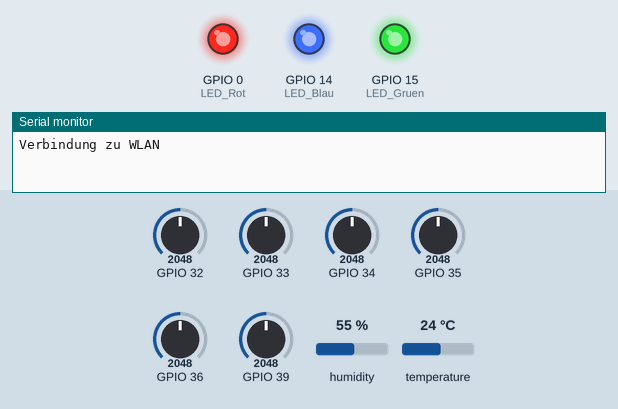
Recording of a sketch running on a simulated ESP32. Parts: output pins drawn as LEDs (lit = HIGH), the last lines printed to the serial monitor. The inputs (shaded band) are chosen by the test bench; at power-on: GPIO 32 = 2048, GPIO 33 = 2048, GPIO 34 = 2048, GPIO 35 = 2048, GPIO 36 = 2048, GPIO 39 = 2048, humidity 55 %, temperature 24 °C. WiFi joins after 1.5 s; servers stay silent unless stated; EEPROM starts erased.

Above: at 0.1 s.
At 1.9 s:
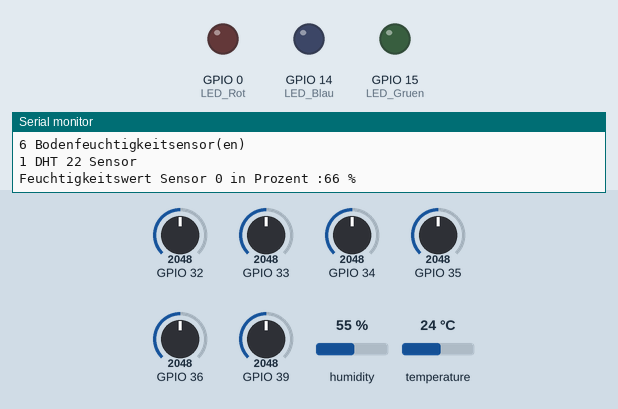
At 2.5 s:
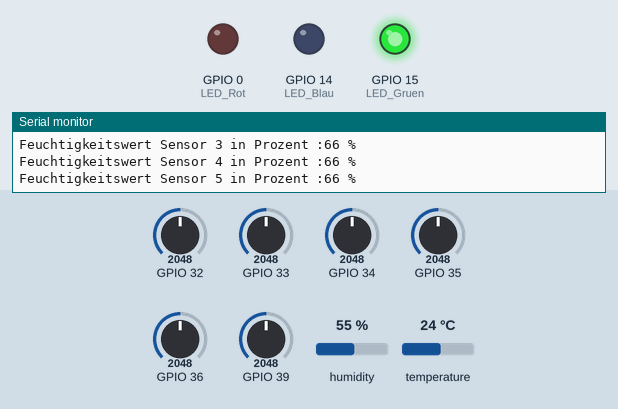
Timing chart, 0 to 4.0 s (numbered marks = the images above):
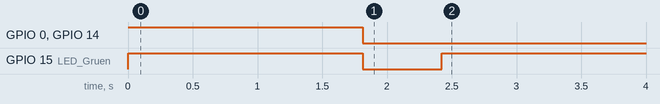

The sketch:

Pflanzenwaechter_Teil4.ino
```cpp
#include <driver/adc.h>
#include <WiFi.h>
#include <WiFiClient.h>
#include <BlynkSimpleEsp32.h>
#include "EEPROM.h"
#include <Preferences.h>
#include "DHT.h"    // REQUIRES the following Arduino libraries:
                    //- DHT Sensor Library: https://github.com/adafruit/DHT-sensor-library
                    //- Adafruit Unified Sensor Lib: https://github.com/adafruit/Adafruit_Sensor

// Portedefinierung RGB LED Modul
#define LED_Rot     0     // Rote LED
#define LED_Blau    14    // Blaue LED
#define LED_Gruen   15    // Gruene LED

// LED PWM Einstellungen
#define PWMfreq 5000  // 5 Khz Basisfrequenz für LED Anzeige
#define PWMledChannelA  0
#define PWMledChannelB  1
#define PWMledChannelC  2
#define PWMresolution  8 // 8 Bit Resolution für LED PWM

//Sonstige Definitionen
#define ADCAttenuation ADC_ATTEN_DB_11    //ADC_ATTEN_DB_11 = 0-3,6V  Dämpfung ADC (ADC Erweiterung
#define MoisureSens_Poll_Interval 300000   // Intervall zwischen zwei Bodenfeuchtemessungen in Millisekunden  -> alle 5 Minuten Datenpaket an Handy senden
#define DHT_Poll_Interval 5000           // Intervall zwischen zwei Temeperatur und Luftfreuchtemessungen in Millisekunden  -> alle 6 Minuten Datenpaket an Handy senden
#define MaxSensors 6                      // Maximale Anzahl an anschließbaren FeuchteSensoren
#define StartInit true
#define RunTime false
#define Sens_Calib true
#define Sens_NOTCalib false
#define EEPROM_SIZE 512                  // Größe des Internen EEPROMS

// Blynk APP Definitionen
#define BLYNK_GREEN     "#23C48E"
#define BLYNK_BLUE      "#04C0F8"
#define BLYNK_YELLOW    "#ED9D00"
#define BLYNK_RED       "#D3435C"
#define BLYNK_BLACK     "#000000"
#define BLYNK_WHITE     "#FFFFFF"
#define BLYNK_PRINT Serial 1
#define BLYNK_NO_BUILTIN
#define BLYNK_NO_FLOAT
//#define BLYNK_DEBUG

//DHT Konfiguration
#define DHTPIN 4     // Digital pin connected to the DHT sensor
#define DHTTYPE DHT22   // DHT 22  (AM2302), AM2321
//#define DHTTYPE DHT21   // DHT 21 (AM2301)

struct SystemRunParameters
  {
    int Data[MaxSensors*2] = {1651,2840,1652,2840,1653,2840,1654,2840,1655,2840,1656,2840};  // Calibration Data für Feuchtigkeitssensor. Bitte Projekt Text beachten und Werte ensprechend anpassen
  //  int Data[MaxSensors*2] = {0,0,0,0,0,0,0,0,0,0,0,0,};  // Calibration Data für Feuchtigkeitssensor. Bitte Projekt Text beachten und Werte ensprechend anpassen
    byte StatusBorderPercentValues[MaxSensors*2][2]= { {10,50},         // Zweidimensinonales Array für Prozentgrenzwerte (Ampel) jeweils Einzeln pro Feuchtesensor (1 -6)
                                                       {10,50},
                                                       {10,50},
                                                       {10,50},
                                                       {10,50},
                                                       {10,50}};
   String SensorName[MaxSensors+2] = {"Pflanze 1","Pflanze 2","Pflanze 3","Pflanze 4","Pflanze 5","Pflanze 6","Luftfeuchte","Temperatur"}; // Sensorname, der auch in der APP als Überschrift angezeigt wird

  };

struct MoistureSensorData
  {
    int Percent[MaxSensors] = {0,0,0,0,0,0};       // Feuchtigkeitssensordaten in Prozent
    byte Old_Percent[MaxSensors] = {0,0,0,0,0,0};   // Vorherige _ Feuchtigkeitssensordaten in Prozent (Zweck: DatenMenge einsparen.)
    bool DataValid [MaxSensors] = {false,false,false,false,false,false};
  };

struct DHTSensorData
  {
    float Humidity = 0 ;      // Luftfeuchtigkeitssensordaten in Prozent
    float Temperature = 0;
    float Old_Humidity = 0 ;      // Luftfeuchtigkeitssensordaten in Prozent
    float Old_Temperature = 0;
    bool DataValid  = false;
    bool SensorEnabled  = false;
  };

DHT dht(DHTPIN, DHTTYPE); // DHP Instalz initalisieren


//Global Variables

  char auth[] = "7d77abf9edac4c398b733822eee463ce"; // Hier lt. Anleitung Auth Token dere Blynk App eintragen (E-Mail).
//char auth[] = "xxxxxxxxxxxxxxxxxxxxxxxxxxxxxxxx"; // Hier lt. Anleitung Auth Token dere Blynk App eintragen (E-Mail).
// Deine WiFi Zugangsdaten.
char ssid[] = "WLANGW1339";
//char ssid[] = "Deine_WLAN_SSID";                 // Bitte an eigene WLAN SSID anpassen
char pass[] = "A09703471882406B#!";  // Set password to "" for open networks.
//char pass[] = "Dein _WLAN _Passwort!";           // Bitte an eigene WLAN Passwort anpassen

SystemRunParameters SysConfig;
MoistureSensorData MMeasure;
DHTSensorData  DHTMeasure;

byte AttachedMoistureSensors; // Detected Active Moisture Sensors (Count)
unsigned long Moisure_ServiceCall_Handler = 0;  // Delay Variable for Delay between Moisure Readings
unsigned long DHT_ServiceCall_Handler = 0;  // Delay Variable for Delay between DHT Readings


void setup() {
  pinMode(LED_Rot,OUTPUT);
  pinMode(LED_Blau,OUTPUT);
  pinMode(LED_Gruen,OUTPUT);
  Serial.begin(115200);   // initialize serial communication at 115200 bits per second:
  ledcSetup(PWMledChannelA, PWMfreq, PWMresolution);
  ledcSetup(PWMledChannelB, PWMfreq, PWMresolution);
  ledcSetup(PWMledChannelC, PWMfreq, PWMresolution);
  ledcAttachPin(LED_Rot, PWMledChannelA);   // attach the channel to the GPIO to be controlled
  ledcAttachPin(LED_Blau, PWMledChannelB);
  ledcAttachPin(LED_Gruen, PWMledChannelC);
  SetLedConfig(255,255,255);
  Serial.print(F("Verbindung zu WLAN"));
  Blynk.begin(auth, ssid, pass);  // Initalize WiFi-Connection over Blync Library
  Serial.println(F(" erfolgreich."));
  Serial.println(F("Systemkonfiguration:"));
   if (!EEPROM.begin(EEPROM_SIZE))
  {
    Serial.println(F("Konnte EEPROM nicht initalisieren"));
  } else
  { Serial.print(EEPROM_SIZE);
    Serial.println(F(" Bytes EEPROM"));
  }

  AttachedMoistureSensors = DetectMoistureSensors();
  Serial.print(AttachedMoistureSensors);
  Serial.println(F(" Bodenfeuchtigkeitsensor(en)"));
  dht.begin();
  DHTMeasure.SensorEnabled  = Run_DHTSensor (StartInit);
  if (DHTMeasure.SensorEnabled)
    {
    Serial.println(F("1 DHT 22 Sensor"));
    }
  SetLedConfig(0,0,0);
  Run_MoistureSensors(StartInit);
  for (int i = AttachedMoistureSensors;i < 6;i++) { Update_Blynk_APP(i,Sens_Calib); };
}

byte DetectMoistureSensors ()
  {
  #define MinSensorValue 100
  byte Detected = 0;
  for (int i = 0;i < MaxSensors;i++)
    {
    int MSensorRawValue = ReadMoistureSensor_Raw_Val(i);
    if ( MSensorRawValue > MinSensorValue) { Detected++; } else {break;}
    }
  if (Detected < 1)
    {
      Serial.println(F("Keine Bodenfeuchtigkeitssesoren erkannt. System angehalten."));
      esp_deep_sleep_start();
      while(1) {}
    }
  return Detected;
  }

bool SetLedConfig(byte Red,byte Green,byte Blue)
{
ledcWrite(PWMledChannelA, Red); // Rote LED
ledcWrite(PWMledChannelB, Blue); // Blaue LED
ledcWrite(PWMledChannelC, Green); // Gruene LED
return true;
}

int ReadMoistureSensor_Raw_Val(byte Sensor)
  {
   int ReturnValue,i;
   long sum = 0;
   #define NUM_READS 6
   adc1_config_width(ADC_WIDTH_BIT_12);   //Range 0-4095
   switch (Sensor)
    {
    case 0:
      {
      adc1_config_channel_atten(ADC1_CHANNEL_0,ADCAttenuation);
      for (i = 0; i < NUM_READS; i++){  // Averaging algorithm
      sum += adc1_get_raw( ADC1_CHANNEL_0 ); //Read analog
      }
      ReturnValue = sum / NUM_READS;
      break;
      }
    case 1:
      {
      adc1_config_channel_atten(ADC1_CHANNEL_3,ADCAttenuation);
      for (i = 0; i < NUM_READS; i++){  // Averaging algorithm
      sum += adc1_get_raw( ADC1_CHANNEL_3 ); //Read analog
      }
      ReturnValue = sum / NUM_READS;
      break;
      }
    case 2:
      {
      adc1_config_channel_atten(ADC1_CHANNEL_6,ADCAttenuation);
      for (i = 0; i < NUM_READS; i++){  // Averaging algorithm
      sum += adc1_get_raw( ADC1_CHANNEL_6 ); //Read analog
      }
      ReturnValue = sum / NUM_READS;
      break;
      }
    case 3:
      {
      adc1_config_channel_atten(ADC1_CHANNEL_7,ADCAttenuation);
      for (i = 0; i < NUM_READS; i++){  // Averaging algorithm
      sum += adc1_get_raw( ADC1_CHANNEL_7 ); //Read analog
      }
      ReturnValue = sum / NUM_READS;
      break;
      }
    case 4:
      {
      adc1_config_channel_atten(ADC1_CHANNEL_4,ADCAttenuation);
      for (i = 0; i < NUM_READS; i++){  // Averaging algorithm
      sum += adc1_get_raw( ADC1_CHANNEL_4 ); //Read analog
      }
      ReturnValue = sum / NUM_READS;
      break;
      }
    default:
      {
      adc1_config_channel_atten(ADC1_CHANNEL_5,ADCAttenuation);
      for (i = 0; i < NUM_READS; i++){  // Averaging algorithm
      sum += adc1_get_raw( ADC1_CHANNEL_5 ); //Read analog
      }
      ReturnValue = sum / NUM_READS;
      break;
      }
    }

  return ReturnValue;
  }


void Update_Local_Display()
{
  byte red1 = 0;
  byte yellow1 = 0;
  byte green1 = 0;
  for (byte i = 0;i < AttachedMoistureSensors;i++)
    {
    if (MMeasure.DataValid[i])
        {
        if ( MMeasure.Percent[i] > SysConfig.StatusBorderPercentValues[i][1])
            {
            green1++;
            } else if ( MMeasure.Percent[i] > SysConfig.StatusBorderPercentValues[i][0])
            {
            yellow1++;
            } else
            {
            red1++;
            }
        }
    }
  if (red1 > 0)
    { SetLedConfig(255,0,0); }
  else if (yellow1 > 0)
    { SetLedConfig(255,255,0); }
  else if (green1 > 0)
    { SetLedConfig(0,255,0); }
  else
    { SetLedConfig(0,0,255); }
}

void Update_Blynk_APP(byte Sensor,bool Calibrated)
  {
    switch (Sensor)
    {
    case 0:
      {
      if ((MMeasure.DataValid[0]) & (Calibrated))
        {
        if ( MMeasure.Percent[0] > SysConfig.StatusBorderPercentValues[0][1])
            {
            Blynk.setProperty(V1,"color",BLYNK_GREEN);
            } else if ( MMeasure.Percent[0] > SysConfig.StatusBorderPercentValues[0][0])
            {
            Blynk.setProperty(V1,"color",BLYNK_YELLOW);
            } else
            {
            Blynk.setProperty(V1,"color",BLYNK_RED);
            }
        delay(100);
        Blynk.virtualWrite(V1,MMeasure.Percent[0]);
        } else
        {
        if (Calibrated)
          {
          Blynk.setProperty(V1,"label","Deaktiviert");
          delay(100);
          Blynk.virtualWrite(V1,0);
          delay(100);
          Blynk.setProperty(V1,"color",BLYNK_BLACK);
          }
        else
          {
          Blynk.virtualWrite(V1,0);
          delay(100);
          Blynk.setProperty(V1,"color",BLYNK_BLUE);
          }
        }
      break;
      }
    case 1:
      {
      if ((MMeasure.DataValid[1]) & (Calibrated))
        {
        if ( MMeasure.Percent[1] > SysConfig.StatusBorderPercentValues[1][1])
            {
            Blynk.setProperty(V2,"color",BLYNK_GREEN);
            } else if ( MMeasure.Percent[1] > SysConfig.StatusBorderPercentValues[1][0])
            {
            Blynk.setProperty(V2,"color",BLYNK_YELLOW);
            } else
            {
            Blynk.setProperty(V2,"color",BLYNK_RED);
            }
        delay(100);
        Blynk.virtualWrite(V2,MMeasure.Percent[1]);
        } else
        {
        if (Calibrated)
          {
          Blynk.setProperty(V2,"label","Deaktiviert");
          delay(100);
          Blynk.virtualWrite(V2,0);
          delay(100);
          Blynk.setProperty(V2,"color",BLYNK_BLACK);
          }
        else
          {
          Blynk.virtualWrite(V2,0);
          delay(100);
          Blynk.setProperty(V3,"color",BLYNK_BLUE);
          }
        }
      break;
      }
    case 2:
      {
      if ((MMeasure.DataValid[2]) & (Calibrated))
        {
        if ( MMeasure.Percent[2] > SysConfig.StatusBorderPercentValues[2][1])
            {
            Blynk.setProperty(V3,"color",BLYNK_GREEN);
            } else if ( MMeasure.Percent[2] > SysConfig.StatusBorderPercentValues[2][0])
            {
            Blynk.setProperty(V3,"color",BLYNK_YELLOW);
            } else
            {
            Blynk.setProperty(V3,"color",BLYNK_RED);
            }
        delay(100);
        Blynk.virtualWrite(V3,MMeasure.Percent[2]);
        } else
        {
        if (Calibrated)
          {
          Blynk.setProperty(V3,"label","Deaktiviert");
          delay(100);
          Blynk.virtualWrite(V3,0);
          delay(100);
          Blynk.setProperty(V3,"color",BLYNK_BLACK);
          }
        else
          {
          Blynk.virtualWrite(V3,0);
          delay(100);
          Blynk.setProperty(V3,"color",BLYNK_BLUE);
          }
        }
      break;
      }
    case 3:
      {
      if ((MMeasure.DataValid[3]) & (Calibrated))
        {
        if ( MMeasure.Percent[3] > SysConfig.StatusBorderPercentValues[3][1])
            {
            Blynk.setProperty(V4,"color",BLYNK_GREEN);
            } else if ( MMeasure.Percent[3] > SysConfig.StatusBorderPercentValues[3][0])
            {
            Blynk.setProperty(V4,"color",BLYNK_YELLOW);
            } else
            {
            Blynk.setProperty(V4,"color",BLYNK_RED);
            }
        delay(100);
        Blynk.virtualWrite(V4,MMeasure.Percent[3]);
        } else
        {
        if (Calibrated)
          {
          Blynk.setProperty(V4,"label","Deaktiviert");
          delay(100);
          Blynk.virtualWrite(V4,0);
          delay(100);
          Blynk.setProperty(V4,"color",BLYNK_BLACK);
          }
        else
          {
          Blynk.virtualWrite(V4,0);
          delay(100);
          Blynk.setProperty(V4,"color",BLYNK_BLUE);
          }
        }
      break;
      }
    case 4:
      {
      if ((MMeasure.DataValid[4]) & (Calibrated))
        {
        if ( MMeasure.Percent[4] > SysConfig.StatusBorderPercentValues[4][1])
            {
            Blynk.setProperty(V5,"color",BLYNK_GREEN);
            } else if ( MMeasure.Percent[4] > SysConfig.StatusBorderPercentValues[4][0])
            {
            Blynk.setProperty(V5,"color",BLYNK_YELLOW);
            } else
            {
            Blynk.setProperty(V5,"color",BLYNK_RED);
            }
        delay(100);
        Blynk.virtualWrite(V5,MMeasure.Percent[4]);
        } else
        {
        if (Calibrated)
          {
          Blynk.setProperty(V5,"label","Deaktiviert");
          delay(100);
          Blynk.virtualWrite(V5,0);
          delay(100);
          Blynk.setProperty(V5,"color",BLYNK_BLACK);
          }
        else
          {
          Blynk.virtualWrite(V5,0);
          delay(100);
          Blynk.setProperty(V5,"color",BLYNK_BLUE);
          }
        }
      break;
      }
    case 5:
      {
      if ((MMeasure.DataValid[5]) & (Calibrated))
        {
        if ( MMeasure.Percent[5] > SysConfig.StatusBorderPercentValues[5][1])
            {
            Blynk.setProperty(V6,"color",BLYNK_GREEN);
            } else if ( MMeasure.Percent[5] > SysConfig.StatusBorderPercentValues[5][0])
            {
            Blynk.setProperty(V6,"color",BLYNK_YELLOW);
            } else
            {
            Blynk.setProperty(V6,"color",BLYNK_RED);
            }
        delay(100);
        Blynk.virtualWrite(V6,MMeasure.Percent[5]);
        } else
        {
        if (Calibrated)
          {
          Blynk.setProperty(V6,"label","Deaktiviert");
          delay(100);
          Blynk.virtualWrite(V6,0);
          delay(100);
          Blynk.setProperty(V6,"color",BLYNK_BLACK);
          }
        else
          {
          Blynk.virtualWrite(V6,0);
          delay(100);
          Blynk.setProperty(V6,"color",BLYNK_BLUE);
          }
        }
      break;
      }
    case 6:
      {
      if (DHTMeasure.DataValid)
        {
        Blynk.virtualWrite(V7,DHTMeasure.Humidity);
        }
      break;
      }
    case 7:
      {
      if (DHTMeasure.DataValid)
        {
        Blynk.virtualWrite(V8,DHTMeasure.Temperature);
        }
      break;
      }
    } // End Switch
  }

void Get_Moisture_DatainPercent()
 {
 byte CalibDataOffset = 0;
 for (byte i = 0;i < AttachedMoistureSensors;i++)
  {
  CalibDataOffset =  i *2;
  int RawMoistureValue = ReadMoistureSensor_Raw_Val(i);
  if ((SysConfig.Data[CalibDataOffset] == 0) || (SysConfig.Data[CalibDataOffset+1] == 0)) // MinADC Value maxADC ADC Value
    {
    MMeasure.Percent[i] = RawMoistureValue;
    MMeasure.DataValid[i] = false;
    } else
    {
    RawMoistureValue= SysConfig.Data[CalibDataOffset+1] - RawMoistureValue;
    RawMoistureValue=SysConfig.Data[CalibDataOffset] + RawMoistureValue;
    MMeasure.Percent[i] = map(RawMoistureValue,SysConfig.Data[CalibDataOffset],SysConfig.Data[CalibDataOffset+1], 0, 100);
    if ((MMeasure.Percent[i] > 100 ) | (MMeasure.Percent[i] < 0 ))
      {
      MMeasure.Percent[i] = RawMoistureValue;
      MMeasure.DataValid[i] = false;
      } else  {  MMeasure.DataValid[i] = true; }
    }
  }
 return ;
 }

void Run_MoistureSensors (bool Init)   // HauptFunktion zum Betrieb der Bodenfeuchtesensoren
{
byte MinSensValue = 100;
if ((millis() - Moisure_ServiceCall_Handler >= MoisureSens_Poll_Interval) | (Init))
  {
   Moisure_ServiceCall_Handler = millis();
   if (Init)
    {
    Blynk.setProperty(V1,"label",SysConfig.SensorName[0]);
    Blynk.setProperty(V2,"label",SysConfig.SensorName[1]);
    Blynk.setProperty(V3,"label",SysConfig.SensorName[2]);
    Blynk.setProperty(V4,"label",SysConfig.SensorName[3]);
    Blynk.setProperty(V5,"label",SysConfig.SensorName[4]);
    Blynk.setProperty(V6,"label",SysConfig.SensorName[5]);
    }
   Get_Moisture_DatainPercent();
   for (int i = 0;i < AttachedMoistureSensors;i++)
      {
        if (MMeasure.DataValid[i])
          {
          if (MMeasure.Percent[i] != MMeasure.Old_Percent[i])
            {
            MMeasure.Old_Percent[i] = MMeasure.Percent[i];
            if (MMeasure.Percent[i] < MinSensValue ) { MinSensValue = MMeasure.Percent[i]; };
            Serial.print(F("Feuchtigkeitswert Sensor "));
            Serial.print(i);
            Serial.print(F(" in Prozent :"));
            Serial.print(MMeasure.Percent[i]);
            Serial.println(F(" %"));
            Update_Blynk_APP(i,Sens_Calib);     // Aktualisiere Handywerte
            }
          } else
          {
           Update_Blynk_APP(i,Sens_NOTCalib);     // Aktualisiere Handywerte
           Serial.print(F("Sensor "));
           Serial.print(i);
           Serial.print(F(" nicht kalibiert. Bitte kalibrieren. Rohdatenwert:"));
           Serial.println(MMeasure.Percent[i]);
          }
      }
   Update_Local_Display();           // Aktualisiere lokales Pflanzenwächter Display (Led)
  }
}

bool Run_DHTSensor (bool Init)   //
{
if ((millis() - DHT_ServiceCall_Handler >= DHT_Poll_Interval) | (Init))
  {
  DHT_ServiceCall_Handler = millis();
  DHTMeasure.Humidity = dht.readHumidity();
  DHTMeasure.Temperature = dht.readTemperature(false);   // Read temperature as Celsius (isFahrenheit = true)
  if (isnan(DHTMeasure.Humidity) || isnan(DHTMeasure.Temperature) )
    {
    Blynk.setProperty(V7,"label","Deaktiviert");
    Blynk.setProperty(V8,"label","Deaktiviert");
    Blynk.virtualWrite(V7,0);
    Blynk.virtualWrite(V8,-20);
    if (Init)
    {
    Blynk.setProperty(V7,"color",BLYNK_BLACK);
    Blynk.setProperty(V8,"color",BLYNK_BLACK);
    } else
    {
    Blynk.setProperty(V7,"color",BLYNK_BLUE);
    Blynk.setProperty(V8,"color",BLYNK_BLUE);
    }
    Serial.println(F("KEIN DHT Sensor"));
    DHTMeasure.DataValid  = false;
    return false;
    }
  DHTMeasure.DataValid  = true;
  if (Init)
    {
    Blynk.setProperty(V7,"color",BLYNK_WHITE);
    Blynk.setProperty(V7,"label",SysConfig.SensorName[6]);
    Blynk.setProperty(V8,"color",BLYNK_WHITE);
    Blynk.setProperty(V8,"label",SysConfig.SensorName[7]);
    }
  if (DHTMeasure.Humidity != DHTMeasure.Old_Humidity)
     {
     DHTMeasure.Old_Humidity = DHTMeasure.Humidity;
     Update_Blynk_APP(6,true);  //  Luftfeuchteanzeige
     }
  if (DHTMeasure.Temperature !=  DHTMeasure.Old_Temperature)
     {
     DHTMeasure.Old_Temperature = DHTMeasure.Temperature;
     Update_Blynk_APP(7,true);  //  Temperaturanzeige
     }
  }
return true;
}


// Main Loop
void loop()
{
 Run_MoistureSensors(RunTime);
 if (DHTMeasure.SensorEnabled) { Run_DHTSensor(RunTime); }
 Blynk.run();   // Execute Blync Basic- Functions
}
```
